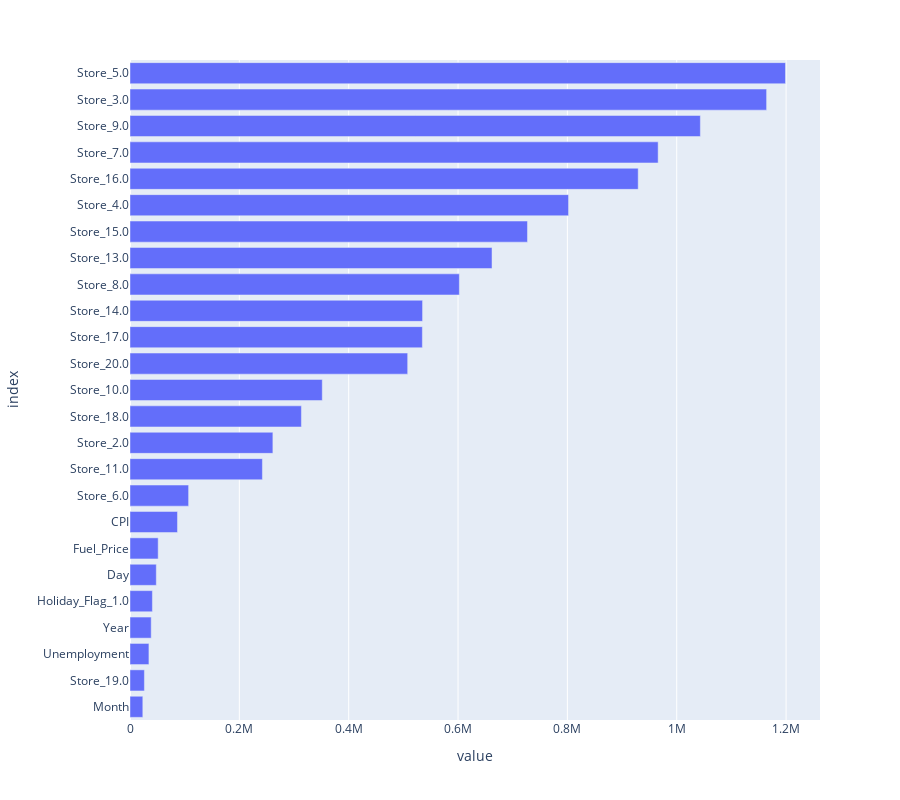

Notebook code for this chart:
### Code cell
fig = px.bar(feature_importance, orientation = 'h')
fig.update_layout(showlegend = False, height = 800,
                  margin = {'l': 120} 
                 )
fig.show()

### Figure 1 — Plotly figure (JSON) as saved in the notebook; plotly's stock layout.template omitted (floating-point values rounded to 4 significant figures)
{"data": [{"alignmentgroup": "True", "hovertemplate": "variable=coefficients<br>value=%{x}<br>index=%{y}<extra></extra>", "legendgroup": "coefficients", "marker": {"color": "#636efa", "pattern": {"shape": ""}}, "name": "coefficients", "offsetgroup": "coefficients", "orientation": "h", "showlegend": true, "textposition": "auto", "type": "bar", "x": [23450.0, 26330.0, 34620.0, 38790.0, 40970.0, 48110.0, 51550.0, 86840.0, 107200.0, 242200.0, 261300.0, 313500.0, 351700.0, 507900.0, 534800.0, 535100.0, 602400.0, 662200.0, 727000.0, 802200.0, 929500.0, 966000.0, 1043000.0, 1164000.0, 1199000.0], "xaxis": "x", "y": ["Month", "Store_19.0", "Unemployment", "Year", "Holiday_Flag_1.0", "Day", "Fuel_Price", "CPI", "Store_6.0", "Store_11.0", "Store_2.0", "Store_18.0", "Store_10.0", "Store_20.0", "Store_17.0", "Store_14.0", "Store_8.0", "Store_13.0", "Store_15.0", "Store_4.0", "Store_16.0", "Store_7.0", "Store_9.0", "Store_3.0", "Store_5.0"], "yaxis": "y"}], "layout": {"barmode": "relative", "height": 800, "legend": {"title": {"text": "variable"}, "tracegroupgap": 0}, "margin": {"l": 120, "t": 60}, "showlegend": false, "xaxis": {"anchor": "y", "domain": [0, 1], "title": {"text": "value"}}, "yaxis": {"anchor": "x", "domain": [0, 1], "title": {"text": "index"}}}}
